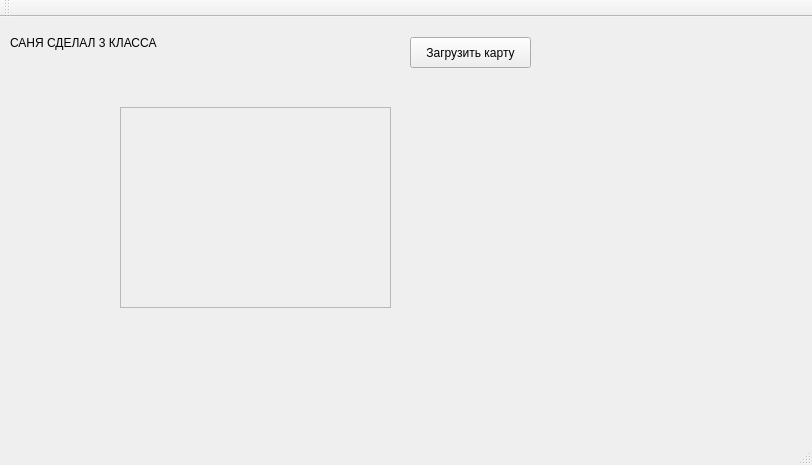
<?xml version="1.0" encoding="UTF-8"?>
<ui version="4.0">
 <class>Simulation</class>
 <widget class="QMainWindow" name="Simulation">
  <property name="geometry">
   <rect>
    <x>0</x>
    <y>0</y>
    <width>812</width>
    <height>465</height>
   </rect>
  </property>
  <property name="windowTitle">
   <string>Simulation</string>
  </property>
  <widget class="QWidget" name="centralWidget">
   <widget class="QLabel" name="label">
    <property name="geometry">
     <rect>
      <x>10</x>
      <y>10</y>
      <width>181</width>
      <height>31</height>
     </rect>
    </property>
    <property name="text">
     <string>САНЯ СДЕЛАЛ 3 КЛАССА</string>
    </property>
   </widget>
   <widget class="QPushButton" name="pushButton">
    <property name="geometry">
     <rect>
      <x>410</x>
      <y>20</y>
      <width>121</width>
      <height>31</height>
     </rect>
    </property>
    <property name="text">
     <string>Загрузить карту</string>
    </property>
   </widget>
   <widget class="PaintHelper" name="scrollArea">
    <property name="geometry">
     <rect>
      <x>120</x>
      <y>90</y>
      <width>271</width>
      <height>201</height>
     </rect>
    </property>
    <property name="widgetResizable">
     <bool>true</bool>
    </property>
    <widget class="QWidget" name="scrollAreaWidgetContents">
     <property name="geometry">
      <rect>
       <x>0</x>
       <y>0</y>
       <width>269</width>
       <height>199</height>
      </rect>
     </property>
    </widget>
   </widget>
   <widget class="PaintHelper2" name="mapWidget" native="true">
    <property name="geometry">
     <rect>
      <x>460</x>
      <y>90</y>
      <width>301</width>
      <height>211</height>
     </rect>
    </property>
   </widget>
  </widget>
  <widget class="QMenuBar" name="menuBar">
   <property name="geometry">
    <rect>
     <x>0</x>
     <y>0</y>
     <width>812</width>
     <height>21</height>
    </rect>
   </property>
  </widget>
  <widget class="QToolBar" name="mainToolBar">
   <attribute name="toolBarArea">
    <enum>TopToolBarArea</enum>
   </attribute>
   <attribute name="toolBarBreak">
    <bool>false</bool>
   </attribute>
  </widget>
  <widget class="QStatusBar" name="statusBar"/>
 </widget>
 <layoutdefault spacing="6" margin="11"/>
 <customwidgets>
  <customwidget>
   <class>PaintHelper</class>
   <extends>QScrollArea</extends>
   <header location="global">painthelper.h</header>
   <container>1</container>
  </customwidget>
  <customwidget>
   <class>PaintHelper2</class>
   <extends>QWidget</extends>
   <header location="global">painthelper2.h</header>
   <container>1</container>
  </customwidget>
 </customwidgets>
 <resources/>
 <connections/>
 <slots>
  <slot>sdrawMap()</slot>
 </slots>
</ui>
